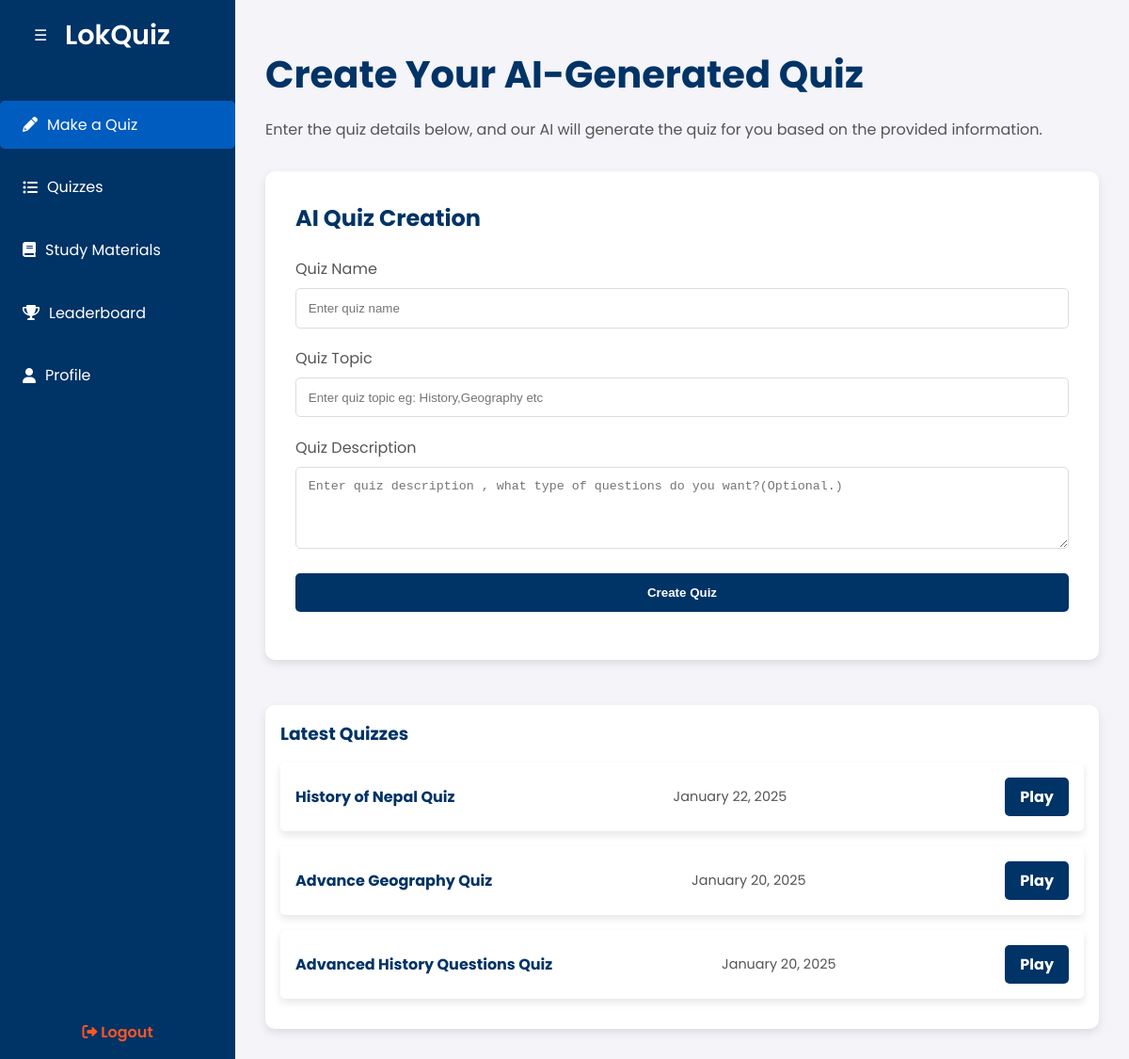
Page /makequiz/ (signed in) on the earlier database version.
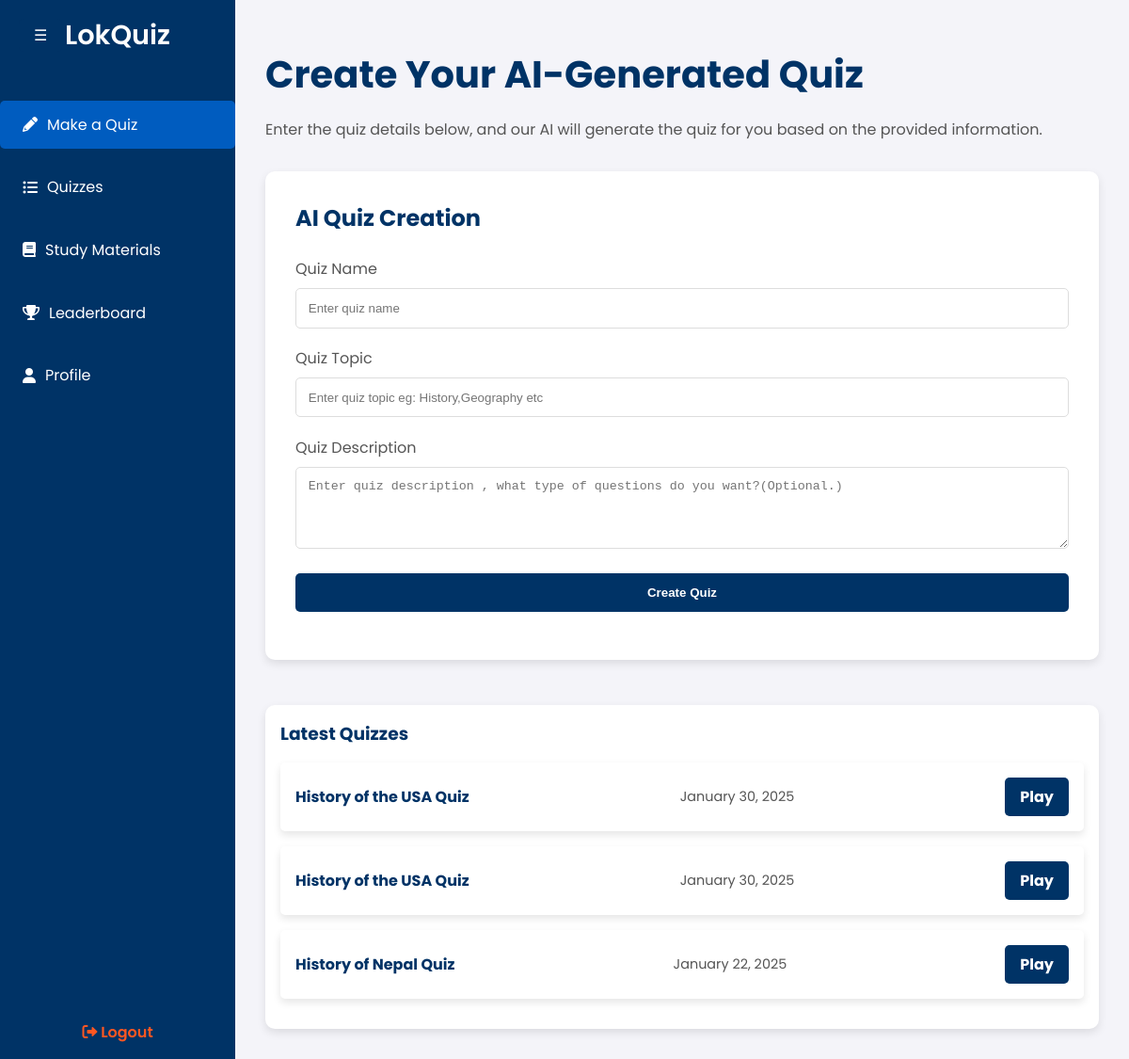
Same page on the later database version.
### home/models.py (models this page shows, shortened)
class Quiz(models.Model):
    user = models.ForeignKey(User, on_delete=models.CASCADE)
    name = models.CharField(max_length=255)
    topic = models.CharField(max_length=255)
    description = models.TextField()
    created_at = models.DateTimeField(auto_now_add=True)

### home/views.py (the view, shortened to what this page needs)
# urls.py: path("makequiz/",views.quiz_page,name="quiz_page"),
@login_required(login_url='/login/')
def quiz_page(request):
    latest_quizzes = Quiz.objects.filter(user=request.user).order_by('-created_at')[:3]
    return render(request, 'home/makequiz.html', {'latest_quizzes': latest_quizzes})

### home/templates/home/makequiz.html (shortened to what this page needs)
<!DOCTYPE html>
<html lang="en">
<head>
    {% load static %}
    <link href="https://cdnjs.cloudflare.com/ajax/libs/font-awesome/6.0.0-beta3/css/all.min.css" rel="stylesheet">
</head>
<body>
    <button class="toggle-btn" onclick="toggleSidebar()">☰</button>
    <div class="sidebar">
        <a href="/dashboard/" class="logo">LokQuiz</a>
        <ul>
            <li class="active"><a href="/makequiz/"><i class="fas fa-pencil-alt"></i> Make a Quiz</a></li>
            <li><a href="/quizzes/"><i class="fas fa-list-ul"></i> Quizzes</a></li>
            <li><a href="/materials/"><i class="fas fa-book"></i> Study Materials</a></li>
            <li><a href="/leaderboard/"><i class="fas fa-trophy"></i> Leaderboard</a></li>
            <li><a href="/profile/"><i class="fas fa-user"></i> Profile</a></li>
        </ul>
        <div class="logout">
            <a href="/logout/"><i class="fas fa-sign-out-alt"></i> Logout</a>
        </div>
    </div>
    <div class="main-content">
        <h1>Create Your AI-Generated Quiz</h1>
        <p>Enter the quiz details below, and our AI will generate the quiz for you based on the provided information.</p>
        <div class="form-container">
            <h2>AI Quiz Creation</h2>
            <form id="quiz-form" method="POST">
                <label for="quiz-name">Quiz Name</label>
                <input type="text" id="quiz-name" name="quiz-name" placeholder="Enter quiz name" required>
                <label for="quiz-topic">Quiz Topic</label>
                <input type="text" id="quiz-topic" name="quiz-topic" placeholder="Enter quiz topic eg: History,Geography etc" required>
                <label for="quiz-description">Quiz Description</label>
                <textarea id="quiz-description" name="quiz-description" rows="4" placeholder="Enter quiz description , what type of questions do you want?(Optional.)"></textarea>
                <button type="submit">Create Quiz</button>
            </form>
        </div>
        <div class="latest-quizzes">
            <h3>Latest Quizzes</h3>
            {% if latest_quizzes %}
                <ul>
                    {% for quiz in latest_quizzes %}
                        <li>
                            <div class="quiz-item">
                                <span class="quiz-name">{{ quiz.name }}</span>
                                <span class="quiz-date">{{ quiz.created_at|date:"F j, Y" }}</span>
                                <a href="{% url 'play_quiz' quiz.id %}" class="play-button">Play</a>
                            </div>
                        </li>
                    {% endfor %}
                </ul>
            {% else %}
                <p>No quizzes available.</p>
            {% endif %}
        </div>
    </div>
</body>
</html>

Differences in the rows shown:
no longer on this page (row unchanged): Quiz: name "Advance Geography Quiz", created_at "January 20, 2025"
no longer on this page (row unchanged): Quiz: name "Advanced History Questions Quiz", created_at "January 20, 2025"
added Quiz: name "History of the USA Quiz", created_at "January 30, 2025"
added Quiz: name "History of the USA Quiz", created_at "January 30, 2025"
